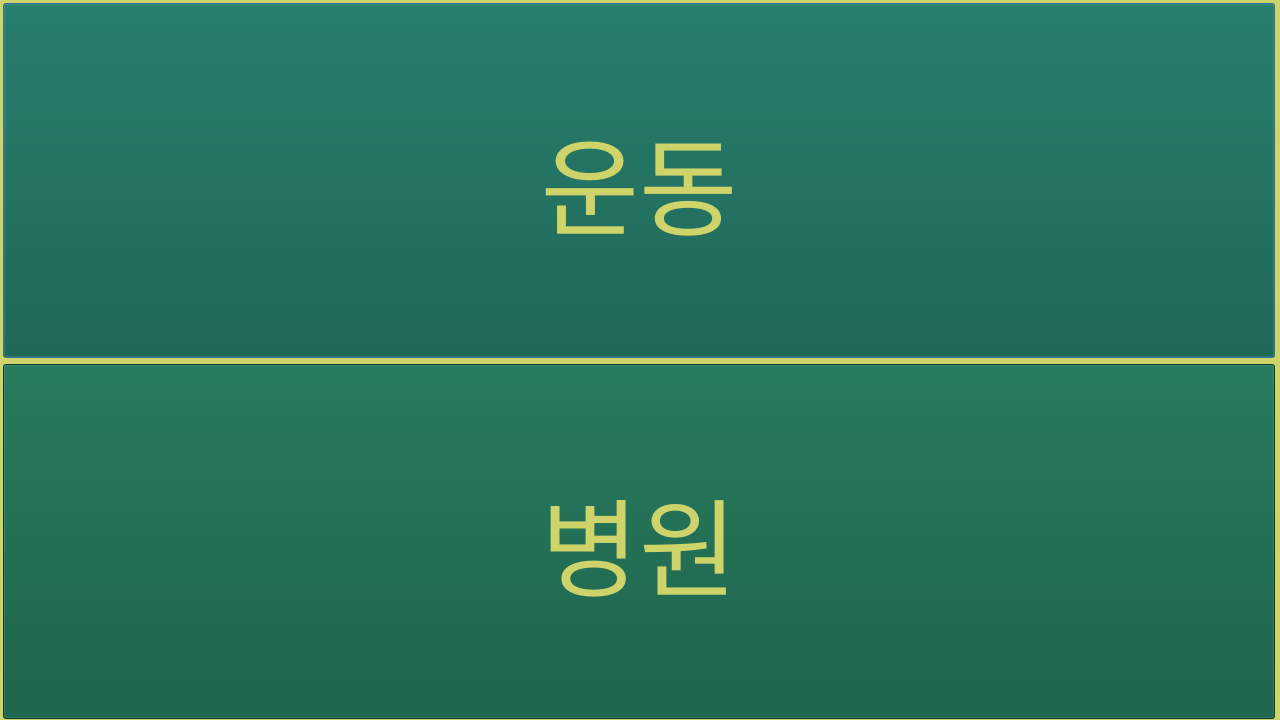
<?xml version="1.0" encoding="UTF-8"?>
<ui version="4.0">
 <class>Dialog</class>
 <widget class="QDialog" name="Dialog">
  <property name="geometry">
   <rect>
    <x>0</x>
    <y>0</y>
    <width>1280</width>
    <height>720</height>
   </rect>
  </property>
  <property name="minimumSize">
   <size>
    <width>1280</width>
    <height>720</height>
   </size>
  </property>
  <property name="windowTitle">
   <string>SK1</string>
  </property>
  <property name="styleSheet">
   <string notr="true">background-color:rgb(206, 212, 106);
</string>
  </property>
  <widget class="QWidget" name="layoutWidget">
   <property name="geometry">
    <rect>
     <x>3</x>
     <y>3</y>
     <width>1272</width>
     <height>718</height>
    </rect>
   </property>
   <layout class="QGridLayout" name="gridLayout">
    <item row="0" column="0">
     <widget class="QPushButton" name="pushButton">
      <property name="minimumSize">
       <size>
        <width>1270</width>
        <height>355</height>
       </size>
      </property>
      <property name="font">
       <font>
        <pointsize>80</pointsize>
       </font>
      </property>
      <property name="styleSheet">
       <string notr="true">background-color: rgb(7, 85, 59);
color:rgb(206, 212, 106);
</string>
      </property>
      <property name="text">
       <string>운동</string>
      </property>
     </widget>
    </item>
    <item row="1" column="0">
     <widget class="QPushButton" name="pushButton_2">
      <property name="minimumSize">
       <size>
        <width>1270</width>
        <height>355</height>
       </size>
      </property>
      <property name="font">
       <font>
        <pointsize>80</pointsize>
       </font>
      </property>
      <property name="styleSheet">
       <string notr="true">background-color: rgb(7, 85, 59);
color:rgb(206, 212, 106);
</string>
      </property>
      <property name="text">
       <string>병원</string>
      </property>
     </widget>
    </item>
   </layout>
  </widget>
 </widget>
 <resources/>
 <connections>
  <connection>
   <sender>pushButton</sender>
   <signal>clicked()</signal>
   <receiver>Dialog</receiver>
   <slot>S2_click_open()</slot>
   <hints>
    <hint type="sourcelabel">
     <x>899</x>
     <y>275</y>
    </hint>
    <hint type="destinationlabel">
     <x>1277</x>
     <y>350</y>
    </hint>
   </hints>
  </connection>
 </connections>
 <slots>
  <slot>slot1()</slot>
  <slot>S2_click_open()</slot>
 </slots>
</ui>
